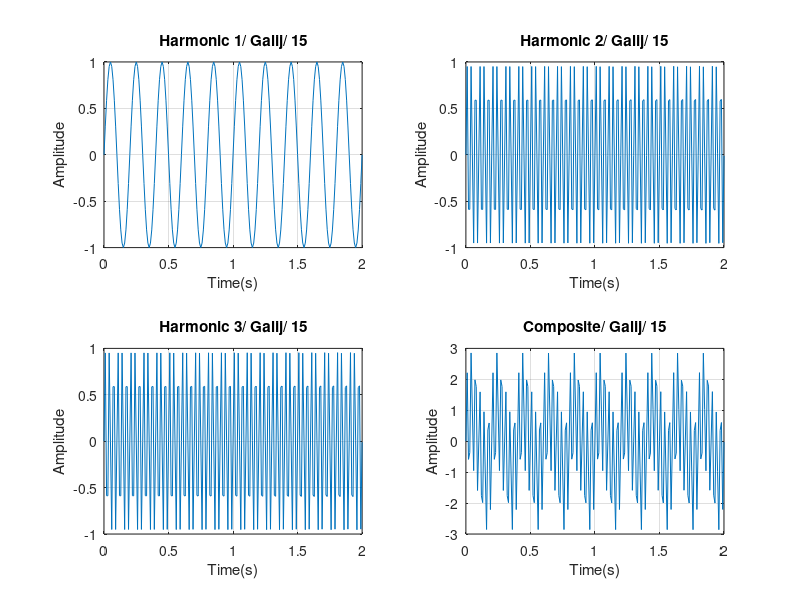

The MATLAB source for this figure:

t = 0:0.01:2;
f = 5;
y1 = sin(2*3.1415*f*t)
subplot(2, 2, 1);
plot(t, y1);
title('Harmonic 1/ Galij/ 15');
xlabel('Time(s)');
ylabel('Amplitude');
grid on;

t = 0:0.01:2;
f = 5;
y2 = sin(12*3.1415* f * t)
subplot(2, 2, 2);
plot(t, y2);
title('Harmonic 2/ Galij/ 15');
xlabel('Time(s)');
ylabel('Amplitude');
grid on;


t = 0:0.01:2;
f = 5;
y3 = sin(12*3.1415*f*t)
subplot(2, 2, 3);
plot(t, y3);
title('Harmonic 3/ Galij/ 15');
xlabel('Time(s)');
ylabel('Amplitude');
grid on;

y = y1 + y2 + y3;
subplot(2, 2, 4);
plot(t, y);
title('Composite/ Galij/ 15');
xlabel('Time(s)');
ylabel('Amplitude');
grid on;
